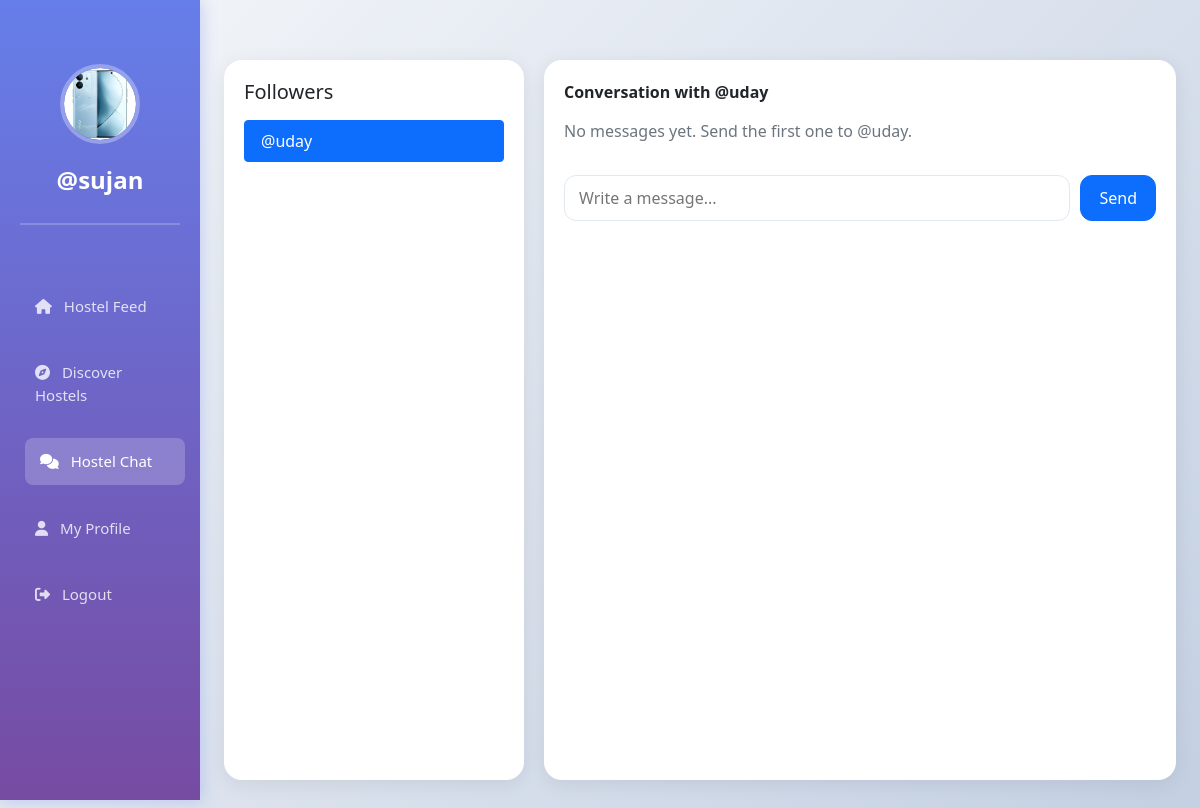
/messages/ (signed in), run on the app's committed database.
### userauth/models.py (models this page shows, shortened)
class Profile(models.Model):
    user = models.ForeignKey(User, on_delete=models.CASCADE)
    id_user = models.IntegerField(primary_key=True, default=0)
    bio = models.TextField(blank=True, default='')
    profileimg = models.ImageField(upload_to='profile_images', default='blank-profile-picture.png')
    location = models.CharField(max_length=100, blank=True, default='')

### userauth/views.py (the view)
# urls.py: path('messages/', views.messages, name='messages'),
@login_required(login_url='/loginn')
def messages(request):
    profile = Profile.objects.get(user=request.user)
    follower_usernames = list(Followers.objects.filter(user=request.user.username).values_list('follower', flat=True))
    all_messages = Message.objects.filter(Q(sender=request.user.username) | Q(receiver=request.user.username))
    message_users = set()
    for msg in all_messages:
        if msg.sender == request.user.username:
            message_users.add(msg.receiver)
        else:
            message_users.add(msg.sender)
    all_users = set(follower_usernames) | message_users
    followers = Profile.objects.filter(user__username__in=all_users)
    selected_username = request.GET.get('to')
    if selected_username and selected_username not in all_users:
        try:
            User.objects.get(username=selected_username)
        except:
            selected_username = None
    if not selected_username and all_users:
        selected_username = list(all_users)[0]
    conversation = []
    if selected_username:
        conversation = Message.objects.filter(
            Q(sender=request.user.username, receiver=selected_username) |
            Q(sender=selected_username, receiver=request.user.username)
        ).order_by('created_at')
    context = {
        'profile': profile,
        'followers': followers,
        'selected_username': selected_username,
        'conversation': conversation,
    }
    return render(request, 'messages.html', context)

### templates/messages.html (shortened to what this page needs)
{% load static %}
<!DOCTYPE html>
<html lang="en">
<head>
    <link rel="stylesheet" href="https://maxcdn.bootstrapcdn.com/bootstrap/4.5.2/css/bootstrap.min.css">
    <link href="https://cdn.jsdelivr.net/npm/bootstrap@5.0.2/dist/css/bootstrap.min.css" rel="stylesheet"
>
    <link rel="stylesheet" href="{% static 'css/app.css' %}">
</head>
<body class="main-body">
    <div class="container-fluid">
        <div class="row">
            <nav class="col-md-2 d-none d-md-block sidebar sidebar-modern" style="position: fixed;">
                <div class="text-center mt-4 sidebar-profile">
                    <div class="profile-avatar">
                        <img src="{{ profile.profileimg.url }}" alt="Profile Picture" class="profile-pic">
                    </div>
                    <h4 class="mt-3 username"><a href="/profile/{{ user }}" style="text-decoration:none;">@{{ user }}</a></h4>
                </div>
                <ul class="nav flex-column mt-5 nav-modern">
                    <li class="nav-item">
                        <a class="nav-link" href="/">
                            <i class="fa-solid fa-house mr-2"></i> Hostel Feed
                        </a>
                    </li>
                    <li class="nav-item">
                        <a class="nav-link" href="/explore">
                            <i class="fa-solid fa-compass mr-2"></i> Discover Hostels
                        </a>
                    </li>
                    <li class="nav-item">
                        <a class="nav-link active" href="/messages/">
                            <i class="fa-solid fa-comments mr-2"></i> Hostel Chat
                        </a>
                    </li>
                    <li class="nav-item">
                        <a class="nav-link" href="/profile/{{user}}">
                            <i class="fa-solid fa-user mr-2"></i> My Profile
                        </a>
                    </li>
                    <li class="nav-item">
                        <a class="nav-link" href="/logoutt">
                            <i class="fa-solid fa-right-from-bracket mr-2"></i> Logout
                        </a>
                    </li>
                </ul>
            </nav>
            <main class="col-md-9 ml-sm-auto col-lg-10 px-md-4 main-content">
                <div class="chat-wrapper">
                    <div class="chat-sidebar">
                        <h5>Followers</h5>
                        <div class="list-group mt-3">
                            {% if followers %}
                                {% for follower in followers %}
                                <a href="/messages/?to={{ follower.user.username }}" class="list-group-item list-group-item-action{% if selected_username == follower.user.username %} active{% endif %}">
                                    @{{ follower.user.username }}
                                </a>
                                {% endfor %}
                            {% else %}
                                <div class="text-muted">You do not have any followers to message yet.</div>
                            {% endif %}
                        </div>
                    </div>
                    <div class="chat-conversation">
                        <div class="conversation-user">Conversation with {% if selected_username %}@{{ selected_username }}{% else %}no one yet{% endif %}</div>
                        <div class="conversation-feed" style="overflow-y: auto; max-height: calc(100vh - 280px); padding-right: 10px;">
                            {% if conversation %}
                                {% for message in conversation %}
                                    <div class="message-card {% if message.sender == user %}message-sent{% else %}message-received{% endif %}">
                                        <div class="d-flex justify-content-between align-items-start small text-muted mb-1">
                                            <div>
                                                {% if message.sender == user %}
                                                    You
                                                {% else %}
                                                    @{{ message.sender }}
                                                {% endif %}
                                            </div>
                                            {% if message.sender == user %}
                                            <form action="/delete-message/{{ message.id }}/" method="POST" style="margin:0;">
                                                {% csrf_token %}
                                                <button type="submit" class="btn btn-sm btn-outline-danger">Delete</button>
                                            </form>
                                            {% endif %}
                                        </div>
                                        <div>{{ message.body }}</div>
                                        <div class="text-end text-muted small mt-1">{{ message.created_at|date:'M d, Y H:i' }}</div>
                                    </div>
                                {% endfor %}
                            {% elif selected_username %}
                                <p class="text-muted">No messages yet. Send the first one to @{{ selected_username }}.</p>
                            {% endif %}
                        </div>
                        <form action="/send-message/" method="POST" class="message-input-group mt-3">
                            <input type="text" name="body" class="message-input" placeholder="Write a message..." {% if not selected_username %}disabled{% endif %} required>
                            <button type="submit" class="btn btn-primary message-send" {% if not selected_username %}disabled{% endif %}>Send</button>
                        </form>
                    </div>
                </div>
            </main>
        </div>
    </div>
</body>
</html>

### static/css/app.css (style rules this page uses)
* { margin: 0; padding: 0; box-sizing: border-box; }
body.main-body { background: linear-gradient(135deg, #f5f7fa 0%, #c3cfe2 100%); font-family: 'Segoe UI', Tahoma, Geneva, Verdana, sans-serif; min-height: 100vh; }
.sidebar-modern { background: linear-gradient(180deg, #667eea 0%, #764ba2 100%); height: 100vh; color: white; padding: 20px; box-shadow: 2px 0 15px rgba(102, 126, 234, 0.3); overflow-y: auto; }
.sidebar-profile { padding: 20px 0; border-bottom: 2px solid rgba(255, 255, 255, 0.2); }
.profile-avatar { position: relative; display: inline-block; width: 80px; height: 80px; border-radius: 50%; border: 4px solid rgba(255, 255, 255, 0.3); overflow: hidden; }
.profile-pic { width: 100%; height: 100%; border-radius: 50%; object-fit: cover; transition: transform 0.3s ease; }
.username { color: white; font-weight: 600; margin-top: 15px; }
.username a { color: white; text-decoration: none; transition: color 0.3s ease; }
.nav-modern { margin-top: 30px; }
.nav-modern .nav-link { color: rgba(255, 255, 255, 0.8); margin: 10px 0; padding: 12px 15px; border-radius: 8px; transition: all 0.3s ease; font-size: 15px; font-weight: 500; }
.nav-modern .nav-link:hover, .nav-modern .nav-link.active { background: rgba(255, 255, 255, 0.2); color: white; transform: translateX(5px); }
.main-content { padding-top: 30px; padding-bottom: 50px; }
.sidebar { background-color: #f8f9fa; height: 100vh; color: black; }
a { color: #667eea; }

### templates/messages.html (style rules this page uses)
.chat-wrapper { display: grid; grid-template-columns: 300px 1fr; gap: 20px; margin-top: 30px; }
.chat-sidebar { background: white; border-radius: 18px; box-shadow: 0 4px 20px rgba(0,0,0,0.08); padding: 20px; height: calc(100vh - 80px); overflow-y: auto; }
.chat-conversation { background: white; border-radius: 18px; box-shadow: 0 4px 20px rgba(0,0,0,0.08); padding: 20px; min-height: calc(100vh - 80px); display: flex; flex-direction: column; }
.conversation-user { font-weight: 700; margin-bottom: 15px; }
.message-input-group { margin-top: auto; display: flex; gap: 10px; }
.message-input { flex: 1; border-radius: 12px; border: 1px solid #e2e8f0; padding: 10px 14px; }
.message-send { border-radius: 12px; padding: 10px 18px; }

### data on the page
Profile: profileimg (picture)
Profile: user.username "uday"

### other printed values
{{ user }} "sujan"
{{ selected_username }} "uday"
